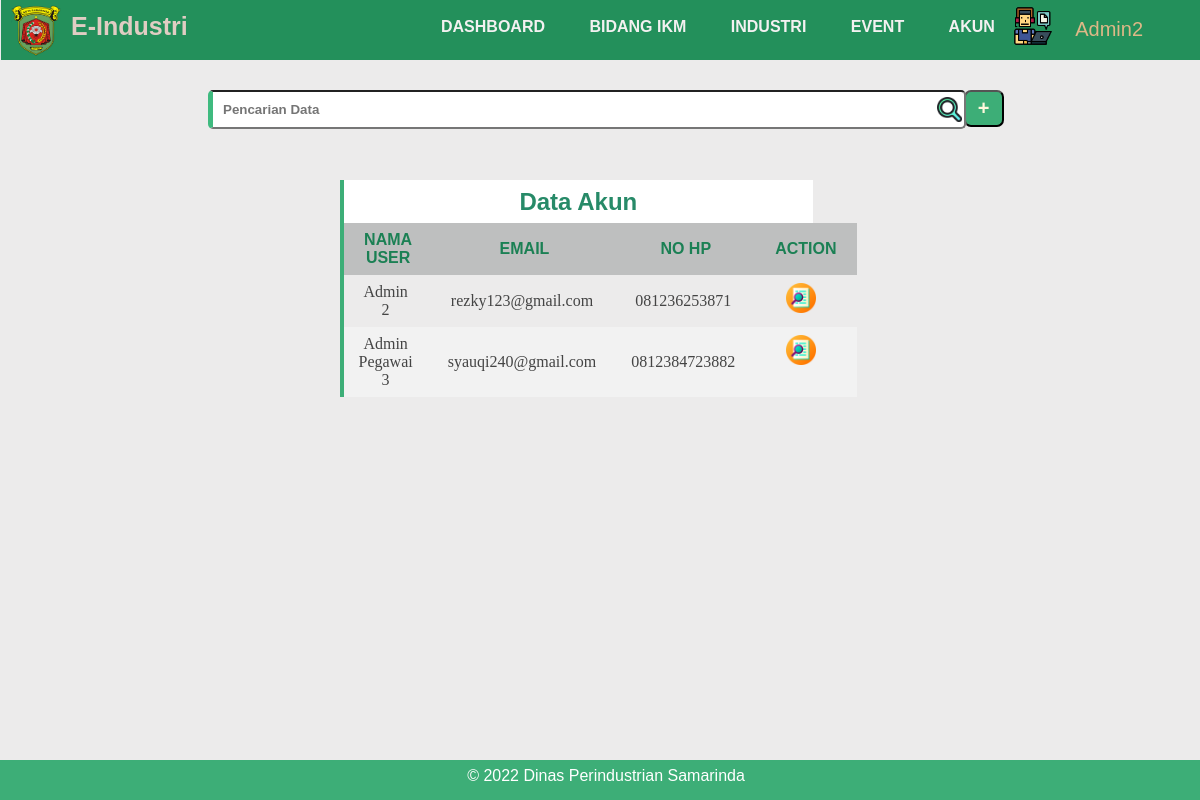
/admin-pegawai/akun.php (signed in), run on the app's committed database.
### tables this page shows
CREATE TABLE `akun` (
  `kode_user` varchar(11) NOT NULL,
  `username` varchar(20) NOT NULL,
  `nama_user` varchar(30) NOT NULL,
  `password` varchar(20) NOT NULL,
  `email` text NOT NULL,
  `no_hp` varchar(20) NOT NULL,
  `level` varchar(20) NOT NULL
);

### admin-pegawai/akun.php (the view, shortened to what this page needs)
<?php
include '../konek.php';
if (isset($_GET['logout'])) {
    session_destroy();
    unset($_SESSION['admin']);
    header("location: login.php");
}
else if (isset($_SESSION['admin'])) {
	$query = "SELECT * FROM `akun`";
	$exc = $konek->query($query);
} else {
	header("location:../login.php");
}
?>
<!DOCTYPE html>
<html lang="en">
<head>
	<link href="../css/index-admin.css" rel="stylesheet" type="text/css" />
</head>
<body>
		<div class="header-admin">
				<div class="corner-header">
					<li class="logo-admin"><img src="../image/dinas_kaltim.png" alt="" style="width: 50px;"></li>
					<ul class="title-app">E-Industri</ul>
					<ul class="navbar-admin">
						<li><a href="admin-dashboard.php">Dashboard</a></li>
						<li><a href="bidang_ikm.php">Bidang IKM</a></li>
						<li><a href="industri.php">Industri</a></li>
						<li><a href="event.php">Event</a></li>
						<li><a href="akun.php">Akun</a></li>
					</ul>
				</div>
			<div class="ikon-profil">
				<img src="../image/worker.png">
				<li class="dropdown"><?= $_SESSION['admin'] ?>
				</li>
			</div>
		</div>
		<div class="data">
			<form method="post" action="">
                <input style="font-weight:700; width: 80%; text-decoration: none; padding: 10px 10px; border-radius: 5px; border-left: 5px solid rgb(63, 186, 127); margin-top: -40px;" type="text" name="keyword" placeholder="Pencarian Data" autocomplete="off">
				<img src="../image/search.png" alt="" style="width: 25px; margin-left: 77%; display:block; margin-top: -32px;">
            </form>
			<button type="submit" class="tambah-data"><a href="tambah_akun.php">+</a></button>
		</div>
		<div class="tabel-content">
			<h2 style="width: 40%;margin-left: 28%;">Data Akun</h2>
			<table cellpadding="0" cellspacing="0" style="width: 40%;margin-left: 28%;text-align: center">
				<tbody style="text-align: center;font-size: 16px;">
					<tr>
						<th>Nama User</th>
						<th>Email</th>
                        <th>No HP</th>
						<th>Action</th>
					</tr>
				<tbody style="font-size: 16px;">
					<?php foreach ($exc as $index => $row): ?>
						<?php if ($index == 0)
						{
							continue;
						} ?>
						<tr>
							<td style="padding-left: 15px;"><?= $row['nama_user'] ?></td>
							<td style="padding-left: 15px;"><?= $row['email'] ?></td>
							<td style="padding-left: 15px;"><?= $row['no_hp'] ?></td>
							<td style="text-align: center;display: flex;">
								<div style="width: 50%; margin-left: 10px"><a href="detail_akun.php?kode_user=<?= $row['kode_user'] ?>"><img src="../image/detail.png" alt=""></a></div>
							</td>
						</tr>
					<?php endforeach ?>
				</tbody>
			</table>
		</div>
	<footer style="position:fixed;bottom: 0">
		<p align="middle" style="margin-top: 7px;position:relative;">© 2022 Dinas Perindustrian Samarinda</p>
	</footer>
</body>
</html>

### css/index-admin.css (style rules this page uses)
*, *:before, *:after { box-sizing: border-box; }
body { background-color: rgb(236, 235, 235); }
.header-admin { position: fixed; background: rgb(35, 144, 91); width: 101%; height: 60px; margin-left: -7px; margin-right: 10px; top: 0; }
.logo-admin { display: block; margin-left: 10px; margin-top: 4px; }
.title-app { margin-top: -55px; margin-left: 30px; color: #e0cdc3; font-weight: 900; font-size: 25px; font-family:'Trebuchet MS', 'Lucida Sans Unicode', 'Lucida Grande', 'Lucida Sans', Arial, sans-serif; margin-right: 10px; }
.navbar-admin { margin-left: 400px; margin-bottom: -20px; margin-top: -53px; padding: 0px; text-transform: uppercase; font-family: 'Gill Sans', 'Gill Sans MT', Calibri, 'Trebuchet MS', sans-serif; font-weight: bolder; }
.corner-header { background-color:white(44, 44, 44); color: Black; }
.corner-header img { width: 70px; display: block; margin-bottom: 10px; }
.corner-header ul li { margin-left: 30px; display:inline-block; font-size: 16px; margin-top: 5px; }
.corner-header a { color:rgb(243, 241, 241); text-decoration: none; transition: .3s; font-family:Verdana, Geneva, Tahoma, sans-serif; margin-top: 10px; margin-left: 10px; }
.ikon-profil { position:relative; line-height:3; margin:0; padding:0; list-style-type:none; list-style-position:inside; z-index: 2; }
.ikon-profil img { width: 40px; float: right; margin-right: 160px; margin-top: -10px; }
.dropdown { color: burlywood; float: right; margin-right: -130px; font-size: 20px; font-family: 'Franklin Gothic Medium', 'Arial Narrow', Arial, sans-serif; margin-top: -17px; text-transform: capitalize; }
footer { font-family: 'Libre Franklin', sans-serif; background-color: rgb(61, 174, 119); color: white; width: 101%; margin-left: -8px; height: 40px; margin-top: 24%; position: fixed; }
.data { margin-top: 100px; margin-bottom: 10px; text-align: left; width: 80%; margin-left: 200px; }
.tambah-data { background-color: rgb(61, 174, 119); border-radius: 7px; width: 40px; padding: 5px 10px; float: right; margin-right: 16%; margin-top: -50px; cursor: pointer; }
.tambah-data a { text-decoration: none; font-weight: bold; color: cornsilk; font-size: 20px; }
.tabel-content { margin-top: 40px; }
.tabel-content h2 { padding: 8px 20px; text-align: center; background-color: white; width: 45%; margin-top: 20px; border-left: 4px solid rgb(61, 174, 119); font-weight: bolder; margin-bottom: -1px; margin-left: 25%; font-family:'Gill Sans', 'Gill Sans MT', Calibri, 'Trebuchet MS', sans-serif; color: rgb(39, 138, 104); }
.tabel-content table { color: #444; border-collapse:separate; width: 40%; border-left: 4px solid rgb(61, 174, 119); }
.tabel-content tr th { background: #bebfbf; color: rgb(27, 128, 84); font-weight: bolder; font-family:Verdana, Geneva, Tahoma, sans-serif; text-transform: uppercase; }
.tabel-content th, td { padding: 8px 20px; text-align: center; }
.tabel-content tr:nth-child(even) { background-color: #f2f2f2; }
.tabel-content img { width: 30px; }

### data on the page
akun: nama_user "Admin 2", email "rezky123@gmail.com", no_hp "081236253871"
akun: nama_user "Admin Pegawai 3", email "syauqi240@gmail.com", no_hp "0812384723882"

### other printed values
$_SESSION['admin'] "Admin2"
